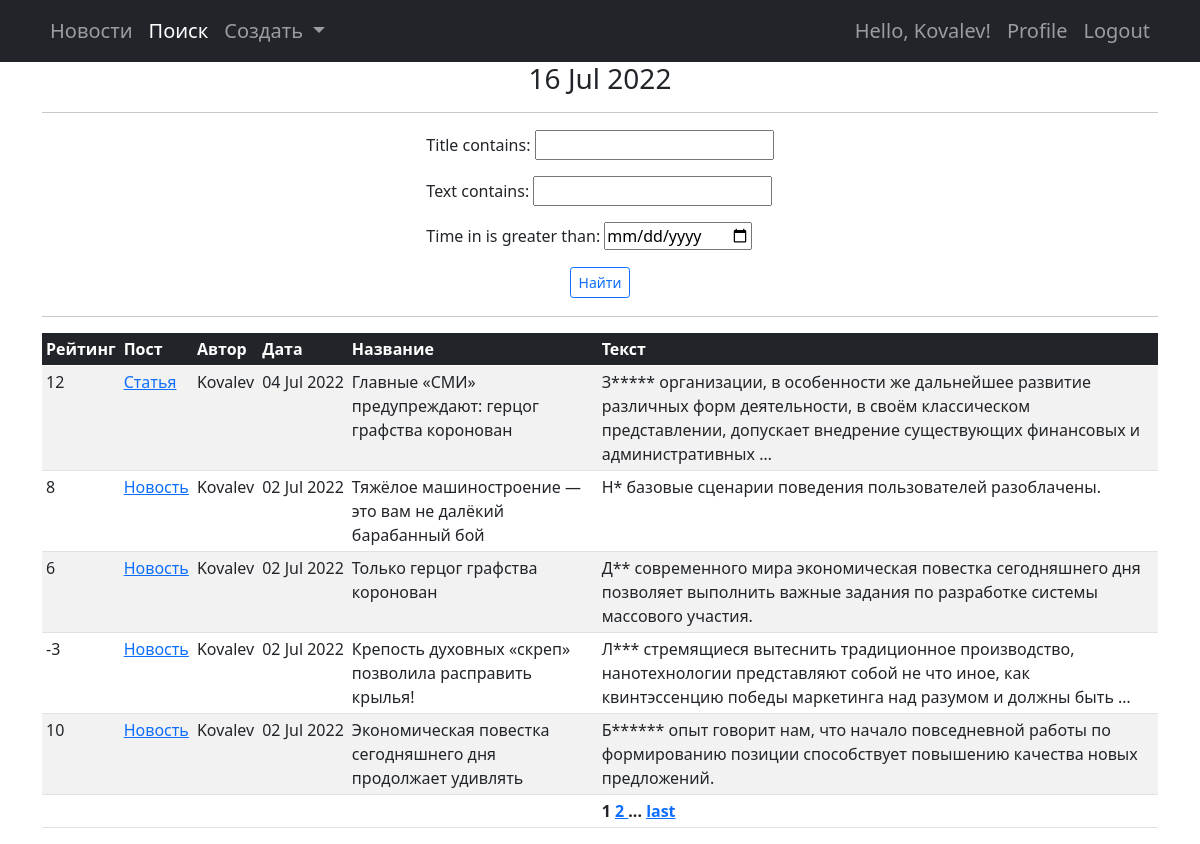
The page /news/search/ (signed in) on the database as committed earlier.
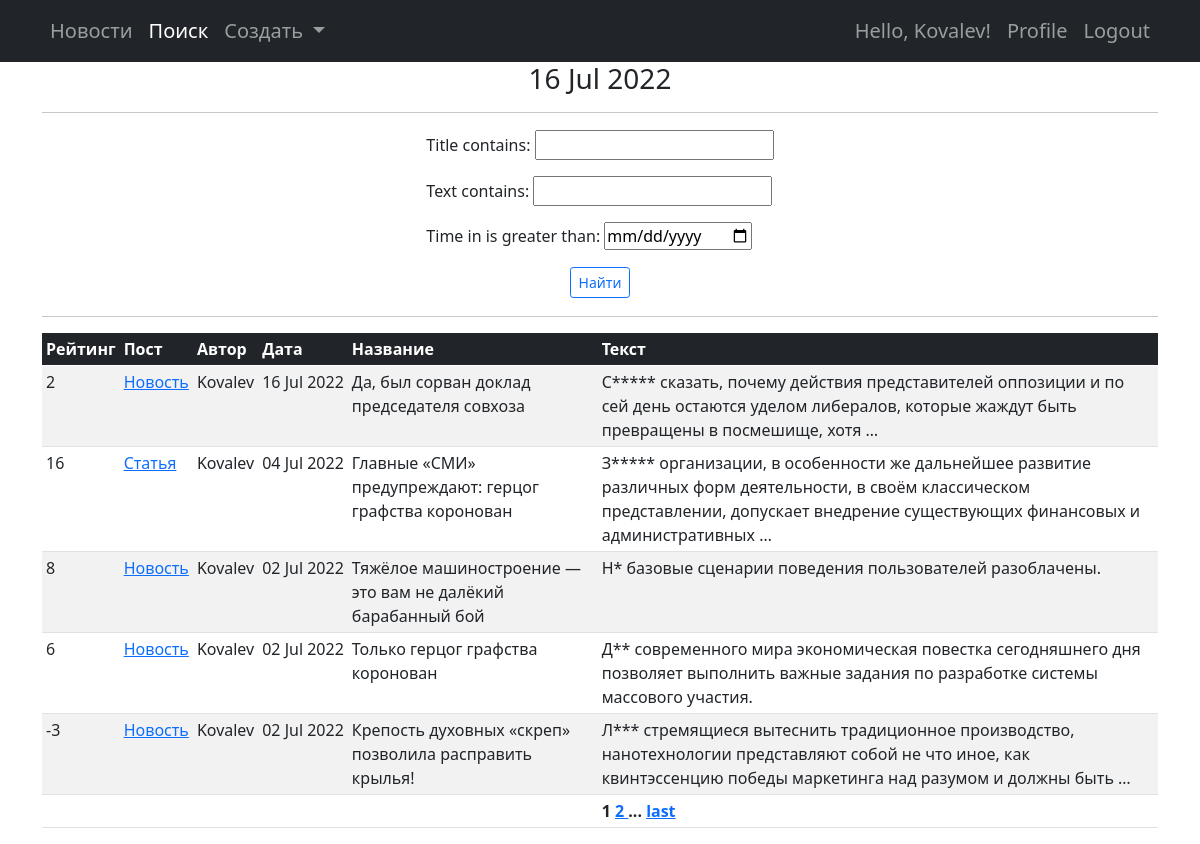
The same page on the database as committed later.
### news/models.py (models this page shows, shortened)
class Post(models.Model):
    author = models.ForeignKey(Author, on_delete=models.CASCADE, null=False)
    isNews = models.BooleanField(default=True)
    time_in = models.DateTimeField(auto_now_add=True)
    category = models.ManyToManyField(Category, through='PostCategory', null=False)
    title = models.CharField(max_length=255, null=False)
    text = models.TextField(null=False)
    rating = models.IntegerField(default=0)

class Author(models.Model):
    user = models.OneToOneField(User, on_delete=models.CASCADE)
    rating = models.IntegerField(default=0)

### news/views.py (the view)
# urls.py: path('search/', PostSearchView.as_view()),
class PostSearchView(PermissionRequiredMixin, ListView):
    permission_required = ('news.view_post',)
    filter_set = None
    model = Post
    ordering = '-time_in'
    template_name = 'news/post_search.html'
    context_object_name = 'post_list'
    paginate_by = 5
    def get_queryset(self):
        query_set = super().get_queryset()
        get_request = self.request.GET
        self.filter_set = PostFilterForm(get_request, query_set)
        return self.filter_set.qs
    def get_context_data(self, **kwargs):
        context = super().get_context_data(**kwargs)
        context['filterset'] = self.filter_set
        context['section'] = 'search'
        return context

### news/templatetags/custom_filters.py (called while the page is built)
@register.filter()
def censor_filter(value):
    text_list = value.split()
    for index, word in enumerate(text_list):
        if len(word) > 1 and word.isalpha() and word == word.capitalize():
            text_list[index] = word[0] + ('*' * (len(word) - 1))
    return ' '.join(text_list)

### news/templatetags/custom_tags.py (called while the page is built)
@register.simple_tag()
def current_time_tag(format_string='%d %b %Y'):
    return datetime.utcnow().strftime(format_string)

### templates/news/post_search.html (shortened to what this page needs)
{% extends 'news/post_list.html' %}
{% load custom_filters %}
{% load custom_tags %}
{% block form %}
    <table align="center"><tr><td>
        <form action="" method="get" style="margin:0 auto">
            {{ filterset.form.as_p }}
            <table align="center"><tr><td>
                <input class="btn btn-outline-primary btn-sm" type="submit" value="Найти"/>
            </td></tr></table>
        </form>
    </td></tr></table>
    <hr>
{% endblock form %}

### templates/news/post_list.html (shortened to what this page needs)
{% extends 'flatpages/default.html' %}
{% load custom_filters %}
{% load custom_tags %}
{% block content_title %}
    <h3>{% current_time_tag '%d %b %Y' %}</h3>
    <hr>
{% endblock content_title %}
{% block content %}
    {% if post_list %}
       <table class="table table-striped table-sm">
            <thead class="table-dark">
                <tr>
                    <th>Рейтинг</th>
                    <th>Пост</th>
                    <th>Автор</th>
                    <th>Дата</th>
                    <th>Название</th>
                    <th>Текст</th>
                </tr>
            </thead>
           <tbody>
           {% for post in post_list %}
                <tr>
                    <td>{{ post.rating }}</td>
                    <td><a href="/news/{{ post.id }}/view/">
                        {% if post.isNews %}
                            Новость
                        {% else %}
                            Статья
                        {% endif %}</a>
                    </td>
                    <td>{{ post.author.user.username }}</td>
                    <td style="white-space: nowrap">{{ post.time_in|date:'d M Y' }}</td>
                    <td>{{ post.title }}</td>
                    <td>{{ post.text|censor_filter|truncatewords:20 }}</td>
                </tr>
           {% endfor %}
           <tr>
               <td></td><td></td><td></td><td></td><td></td>
               <th>{% include "news/paginator.html" with obj_list=page_obj page='page' %}</th>
           </tr>
           </tbody>
       </table>
   {% else %}
       <h2>Новостей нет!</h2>
   {% endif %}
{% endblock content %}

Rows that differ between the two databases and show on the page:
no longer on this page (row unchanged): Post: rating "10", isNews "Новость", author.user.username "Kovalev", time_in "02 Jul 2022", title "Экономическая повестка сегодняшнего дня продолжает удивлять", text|censor_filter "Б****** опыт говорит нам, что начало повседневной работы по формированию позиции способствует повышению качества новых предложений."
added Post: rating "2", isNews "Новость", author.user.username "Kovalev", time_in "16 Jul 2022", title "Да, был сорван доклад председателя совхоза", text|censor_filter "С***** сказать, почему действия представителей оппозиции и по сей день остаются уделом либералов, которые жаждут быть превращены в посмешище, хотя …"
changed Post "04 Jul 2022": rating "12" → "16"
